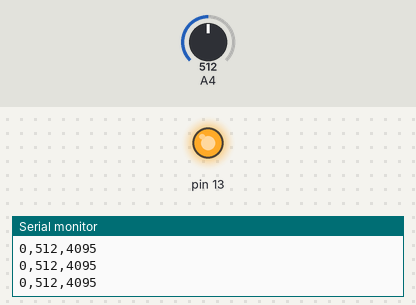
This sketch was run on a simulated Arduino Uno, built with avr-gcc and run on an emulated ATmega328P. Parts: output pins drawn as LEDs (lit = HIGH), the last lines printed to the serial monitor. The inputs (shaded band) are chosen by the test bench; at power-on: A4 = 512.

Above: at 1.2 s.
1.3 s: A4 set to 988
2.8 s: A4 set to 1012
At 3.3 s:
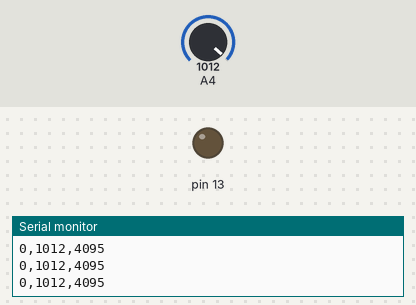
4.3 s: A4 set to 990
At 4.8 s:
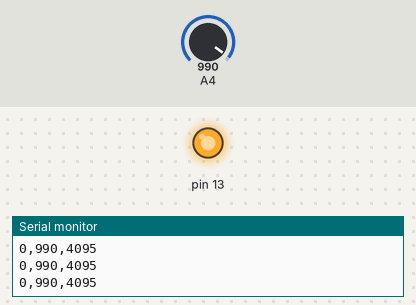
5.8 s: A4 set to 1010
At 6.3 s:
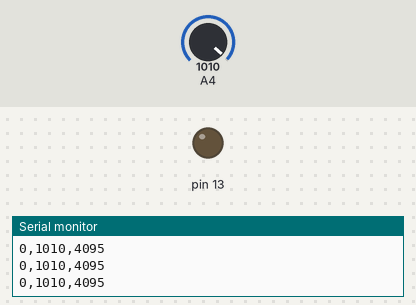
Timing chart, 0 to 8.3 s (numbered marks = the images above; inputs shaded):
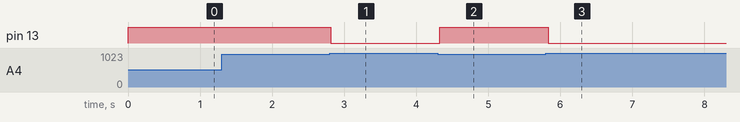

The sketch:

simple_analog_read.ino
```cpp
int reading = 0;

void setup() {
  // put your setup code here, to run once:
  Serial.begin(115200);
  pinMode(13, OUTPUT);
}

void loop() {
  // put your main code here, to run repeatedly:
  reading = analogRead(18);
  // turn on red led if value falls below threshold
  if (reading < 1000) {
    digitalWrite(13, HIGH);
  }
  else {
    digitalWrite(13, LOW);
  }

  Serial.print(0);
  Serial.print(",");
  Serial.print(reading);
  Serial.print(",");
  Serial.println(4095);
  delay(100);
}
```

Measured:
- the behaviour switches between 999 and 1000 on A4 (found by bisection; images 0 and 1)
- after the input at 2.8 s, pin 13: HIGH → LOW at once
- after the input at 4.3 s, pin 13: LOW → HIGH at once
- after the input at 5.8 s, pin 13: HIGH → LOW at once
